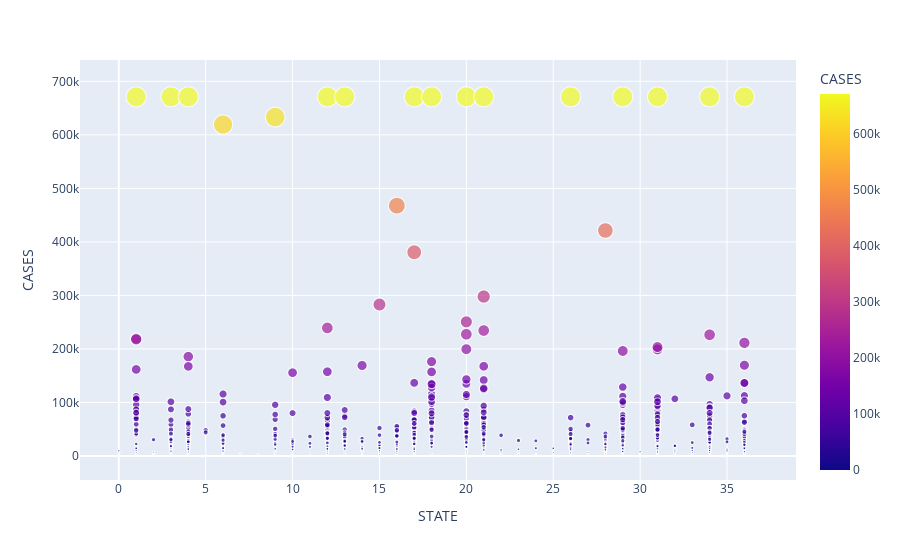

Here is the notebook cell this chart was saved with:
### Code cell
fig1 = px.scatter(d, x="STATE", y="CASES", color="CASES", size='CASES', hover_data=['STATE', 'DISTRICT', 'CASES'])
fig1.show()

### Figure 1 — Plotly figure (JSON) as saved in the notebook; plotly's stock layout.template omitted (floating-point values rounded to 4 significant figures; data arrays with more than 128 entries replaced by an {"elided": "..."} marker saying what was removed)
{"data": [{"customdata": {"elided": "1085x1 int values"}, "hovertemplate": "STATE=%{x}<br>CASES=%{marker.color}<br>DISTRICT=%{customdata[0]}<extra></extra>", "legendgroup": "", "marker": {"color": {"elided": "1085 float values"}, "coloraxis": "coloraxis", "size": {"elided": "1085 float values"}, "sizemode": "area", "sizeref": 1678.0, "symbol": "circle"}, "mode": "markers", "name": "", "showlegend": false, "type": "scattergl", "x": {"elided": "1085 int values"}, "xaxis": "x", "y": {"elided": "1085 float values"}, "yaxis": "y"}], "layout": {"coloraxis": {"colorbar": {"title": {"text": "CASES"}}, "colorscale": [[0, "#0d0887"], [0.1111, "#46039f"], [0.2222, "#7201a8"], [0.3333, "#9c179e"], [0.4444, "#bd3786"], [0.5556, "#d8576b"], [0.6667, "#ed7953"], [0.7778, "#fb9f3a"], [0.8889, "#fdca26"], [1, "#f0f921"]]}, "legend": {"itemsizing": "constant", "tracegroupgap": 0}, "margin": {"t": 60}, "xaxis": {"anchor": "y", "domain": [0, 1], "title": {"text": "STATE"}}, "yaxis": {"anchor": "x", "domain": [0, 1], "title": {"text": "CASES"}}}}
